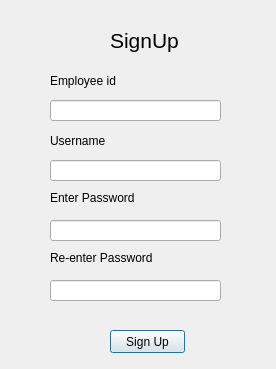
<?xml version="1.0" encoding="UTF-8"?>
<ui version="4.0">
 <class>signup</class>
 <widget class="QDialog" name="signup">
  <property name="geometry">
   <rect>
    <x>0</x>
    <y>0</y>
    <width>276</width>
    <height>369</height>
   </rect>
  </property>
  <property name="windowTitle">
   <string>Signup</string>
  </property>
  <widget class="QLabel" name="header">
   <property name="geometry">
    <rect>
     <x>110</x>
     <y>10</y>
     <width>71</width>
     <height>61</height>
    </rect>
   </property>
   <property name="font">
    <font>
     <pointsize>16</pointsize>
    </font>
   </property>
   <property name="text">
    <string>SignUp</string>
   </property>
  </widget>
  <widget class="QLabel" name="username_label">
   <property name="geometry">
    <rect>
     <x>50</x>
     <y>130</y>
     <width>61</width>
     <height>21</height>
    </rect>
   </property>
   <property name="text">
    <string>Username</string>
   </property>
  </widget>
  <widget class="QLabel" name="employeeid_label">
   <property name="geometry">
    <rect>
     <x>50</x>
     <y>70</y>
     <width>71</width>
     <height>21</height>
    </rect>
   </property>
   <property name="text">
    <string>Employee id</string>
   </property>
  </widget>
  <widget class="QLabel" name="enterpassword_label">
   <property name="geometry">
    <rect>
     <x>50</x>
     <y>190</y>
     <width>111</width>
     <height>16</height>
    </rect>
   </property>
   <property name="text">
    <string>Enter Password</string>
   </property>
  </widget>
  <widget class="QLabel" name="reenterpassword_label">
   <property name="geometry">
    <rect>
     <x>50</x>
     <y>250</y>
     <width>111</width>
     <height>16</height>
    </rect>
   </property>
   <property name="text">
    <string>Re-enter Password</string>
   </property>
  </widget>
  <widget class="QLineEdit" name="employeeid_field">
   <property name="geometry">
    <rect>
     <x>50</x>
     <y>100</y>
     <width>171</width>
     <height>21</height>
    </rect>
   </property>
  </widget>
  <widget class="QLineEdit" name="username_field">
   <property name="geometry">
    <rect>
     <x>50</x>
     <y>160</y>
     <width>171</width>
     <height>21</height>
    </rect>
   </property>
  </widget>
  <widget class="QLineEdit" name="enterpassword_field">
   <property name="geometry">
    <rect>
     <x>50</x>
     <y>220</y>
     <width>171</width>
     <height>21</height>
    </rect>
   </property>
  </widget>
  <widget class="QLineEdit" name="reenterpassowrd_field">
   <property name="geometry">
    <rect>
     <x>50</x>
     <y>280</y>
     <width>171</width>
     <height>21</height>
    </rect>
   </property>
  </widget>
  <widget class="QPushButton" name="signup_button">
   <property name="geometry">
    <rect>
     <x>110</x>
     <y>330</y>
     <width>75</width>
     <height>23</height>
    </rect>
   </property>
   <property name="text">
    <string>Sign Up</string>
   </property>
  </widget>
 </widget>
 <resources/>
 <connections/>
</ui>
